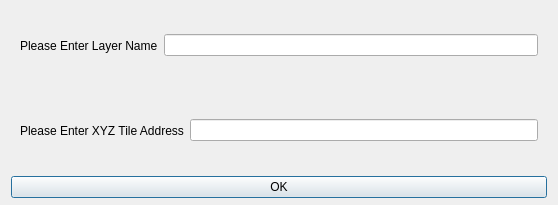
<?xml version="1.0" encoding="UTF-8"?>
<ui version="4.0">
 <class>openXYZTilesDialog</class>
 <widget class="QDialog" name="openXYZTilesDialog">
  <property name="geometry">
   <rect>
    <x>0</x>
    <y>0</y>
    <width>558</width>
    <height>205</height>
   </rect>
  </property>
  <property name="windowTitle">
   <string>Add XYZ Tile Parameter Settings</string>
  </property>
  <layout class="QVBoxLayout" name="verticalLayout">
   <property name="spacing">
    <number>6</number>
   </property>
   <property name="topMargin">
    <number>6</number>
   </property>
   <property name="bottomMargin">
    <number>7</number>
   </property>
   <item>
    <widget class="CardWidget" name="CardWidget_4">
     <property name="layoutDirection">
      <enum>Qt::LeftToRight</enum>
     </property>
     <layout class="QHBoxLayout" name="horizontalLayout_5">
      <item>
       <widget class="BodyLabel" name="BodyLabel">
        <property name="text">
         <string>Please Enter Layer Name</string>
        </property>
       </widget>
      </item>
      <item>
       <widget class="LineEdit" name="layerNameLE"/>
      </item>
     </layout>
    </widget>
   </item>
   <item>
    <widget class="CardWidget" name="CardWidget_2">
     <layout class="QHBoxLayout" name="horizontalLayout_2">
      <item>
       <widget class="BodyLabel" name="BodyLabel_2">
        <property name="text">
         <string>Please Enter XYZ Tile Address</string>
        </property>
       </widget>
      </item>
      <item>
       <widget class="LineEdit" name="xyzPathLE"/>
      </item>
     </layout>
    </widget>
   </item>
   <item>
    <widget class="PushButton" name="runPB">
     <property name="text">
      <string>OK</string>
     </property>
    </widget>
   </item>
  </layout>
 </widget>
 <customwidgets>
  <customwidget>
   <class>PushButton</class>
   <extends>QPushButton</extends>
   <header>qfluentwidgets</header>
  </customwidget>
  <customwidget>
   <class>CardWidget</class>
   <extends>QFrame</extends>
   <header>qfluentwidgets</header>
   <container>1</container>
  </customwidget>
  <customwidget>
   <class>BodyLabel</class>
   <extends>QLabel</extends>
   <header>qfluentwidgets</header>
  </customwidget>
  <customwidget>
   <class>LineEdit</class>
   <extends>QLineEdit</extends>
   <header>qfluentwidgets</header>
  </customwidget>
 </customwidgets>
 <resources/>
 <connections/>
</ui>
